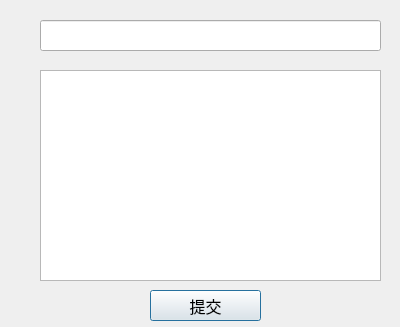
<?xml version="1.0" encoding="UTF-8"?>
<ui version="4.0">
 <class>EditDlg</class>
 <widget class="QDialog" name="EditDlg">
  <property name="geometry">
   <rect>
    <x>0</x>
    <y>0</y>
    <width>400</width>
    <height>327</height>
   </rect>
  </property>
  <property name="windowTitle">
   <string>Dialog</string>
  </property>
  <widget class="QLineEdit" name="titleEdit">
   <property name="geometry">
    <rect>
     <x>40</x>
     <y>20</y>
     <width>341</width>
     <height>31</height>
    </rect>
   </property>
  </widget>
  <widget class="QPlainTextEdit" name="contentsEdit">
   <property name="geometry">
    <rect>
     <x>40</x>
     <y>70</y>
     <width>341</width>
     <height>211</height>
    </rect>
   </property>
  </widget>
  <widget class="QPushButton" name="submitBtn">
   <property name="geometry">
    <rect>
     <x>150</x>
     <y>290</y>
     <width>111</width>
     <height>31</height>
    </rect>
   </property>
   <property name="font">
    <font>
     <pointsize>12</pointsize>
    </font>
   </property>
   <property name="text">
    <string>提交</string>
   </property>
  </widget>
  <widget class="QLabel" name="label">
   <property name="geometry">
    <rect>
     <x>0</x>
     <y>-1</y>
     <width>401</width>
     <height>331</height>
    </rect>
   </property>
   <property name="text">
    <string/>
   </property>
   <property name="pixmap">
    <pixmap resource="src.qrc">:/img/banner</pixmap>
   </property>
   <property name="scaledContents">
    <bool>true</bool>
   </property>
  </widget>
  <zorder>label</zorder>
  <zorder>titleEdit</zorder>
  <zorder>contentsEdit</zorder>
  <zorder>submitBtn</zorder>
 </widget>
 <resources>
  <include location="src.qrc"/>
 </resources>
 <connections/>
</ui>
